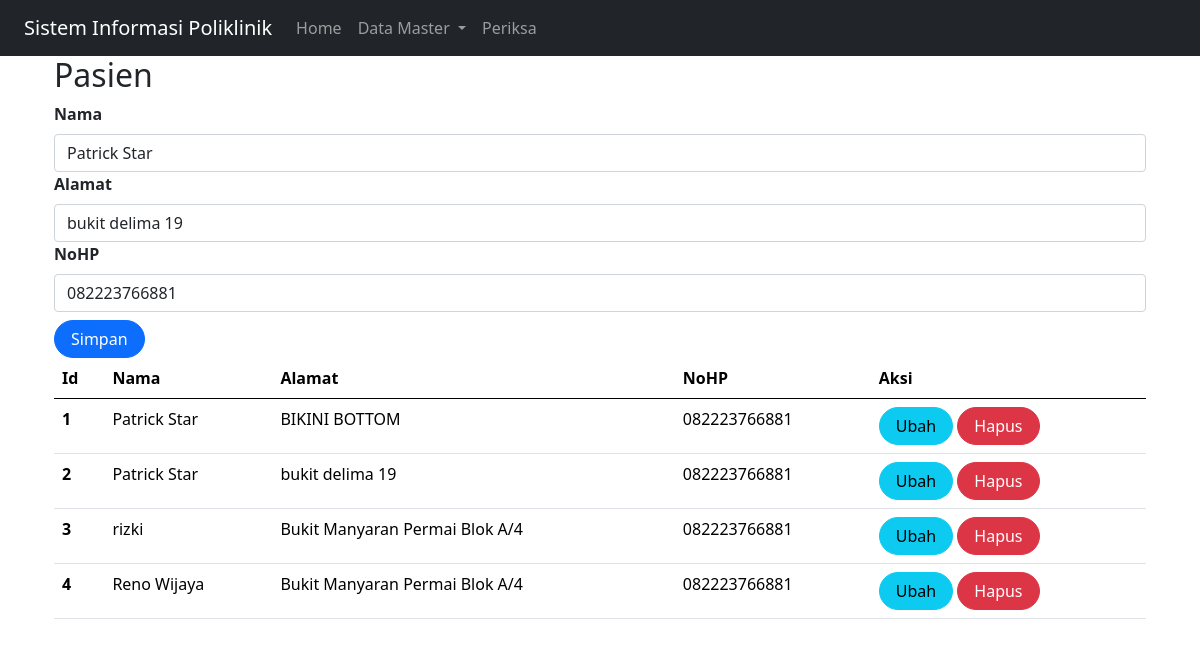
/index.php?page=pasien&id=7, run on the app's committed database.
### tables this page shows
CREATE TABLE `pasien` (
  `id` int(11) NOT NULL,
  `nama` varchar(255) DEFAULT NULL,
  `alamat` varchar(255) DEFAULT NULL,
  `no_hp` varchar(50) DEFAULT NULL
);

### pasien.php (the view, shortened to what this page needs)
<?php
include_once("conpoli.php");
?>
<!DOCTYPE html>
<html lang="en">
<head>
    <link rel="stylesheet" href="assets/css/bootstrap.css">
    <link href="https://cdn.jsdelivr.net/npm/bootstrap@5.0.2/dist/css/bootstrap.min.css" rel="stylesheet"
>
</head>
<body>
        <form method="POST" action="" name="myForm" onsubmit="return(validate());">
            <?php
            $nama = '';
            $alamat = '';
            $no_hp = '';
            if (isset($_GET['id'])) {
                $ambil = mysqli_query($mysqli, "SELECT * FROM pasien WHERE id='" . $_GET['id'] . "'");
                while ($row = mysqli_fetch_array($ambil)) {
                    $nama = $row['nama'];
                    $alamat = $row['alamat'];
                    $no_hp = $row['no_hp'];
                }
            ?>
            <?php
            }
            ?>
            <div class="col">
                <label for="inputIsi" class="form-label fw-bold">
                    Nama
                </label>
                <input type="text" class="form-control" name="nama" id="inputIsi" placeholder="Nama" value="<?php echo $nama ?>">
            </div>
            <div class="col">
                <label for="inputTanggalAwal" class="form-label fw-bold">
                    Alamat
                </label>
                <input type="text" class="form-control" name="alamat" id="inputTanggalAwal" placeholder="Alamat" value="<?php echo $alamat ?>">
            </div>
            <div class="col mb-2">
                <label for="inputTanggalAkhir" class="form-label fw-bold">
                    NoHP
                </label>
                <input type="text" class="form-control" name="no_hp" id="inputTanggalAkhir" placeholder="NoHP" value="<?php echo $no_hp?>">
            </div>
            <div class="col">
                <button type="submit" class="btn btn-primary rounded-pill px-3" name="simpan">Simpan</button>
            </div>
        </form>
        <table class="table table-hover">
            <thead>
                <tr>
                    <th scope="col">Id</th>
                    <th scope="col">Nama</th>
                    <th scope="col">Alamat</th>
                    <th scope="col">NoHP</th>
                    <th scope="col">Aksi</th>
                </tr>
            </thead>
            <tbody>
                <?php
                $result = mysqli_query(
                    $mysqli,"SELECT * FROM pasien"
                    );
                $no = 1;
                while ($data = mysqli_fetch_array($result)) {
                ?>
                    <tr>
                        <th scope="row"><?php echo $no++ ?></th>
                        <td><?php echo $data['nama'] ?></td>
                        <td><?php echo $data['alamat'] ?></td>
                        <td><?php echo $data['no_hp'] ?></td>
                        <td>
                            <a class="btn btn-info rounded-pill px-3" href="index.php?page=pasien&id=<?php echo $data['id'] ?>">Ubah</a>
                            <a class="btn btn-danger rounded-pill px-3" href="index.php?page=pasien&id=<?php echo $data['id'] ?>&aksi=hapus">Hapus</a>
                        </td>
                    </tr>
                <?php
                }
                ?>
            </tbody>
            </table>
</body>
</html>

### data on the page
pasien: nama "Patrick Star", alamat "bukit delima 19", no_hp "082223766881"
pasien: nama "Patrick Star", alamat "BIKINI BOTTOM", no_hp "082223766881"
pasien: nama "rizki", alamat "Bukit Manyaran Permai Blok A/4", no_hp "082223766881"
pasien: nama "Reno Wijaya", alamat "Bukit Manyaran Permai Blok A/4", no_hp "082223766881"

### other printed values
$_GET['page'] "Pasien"
